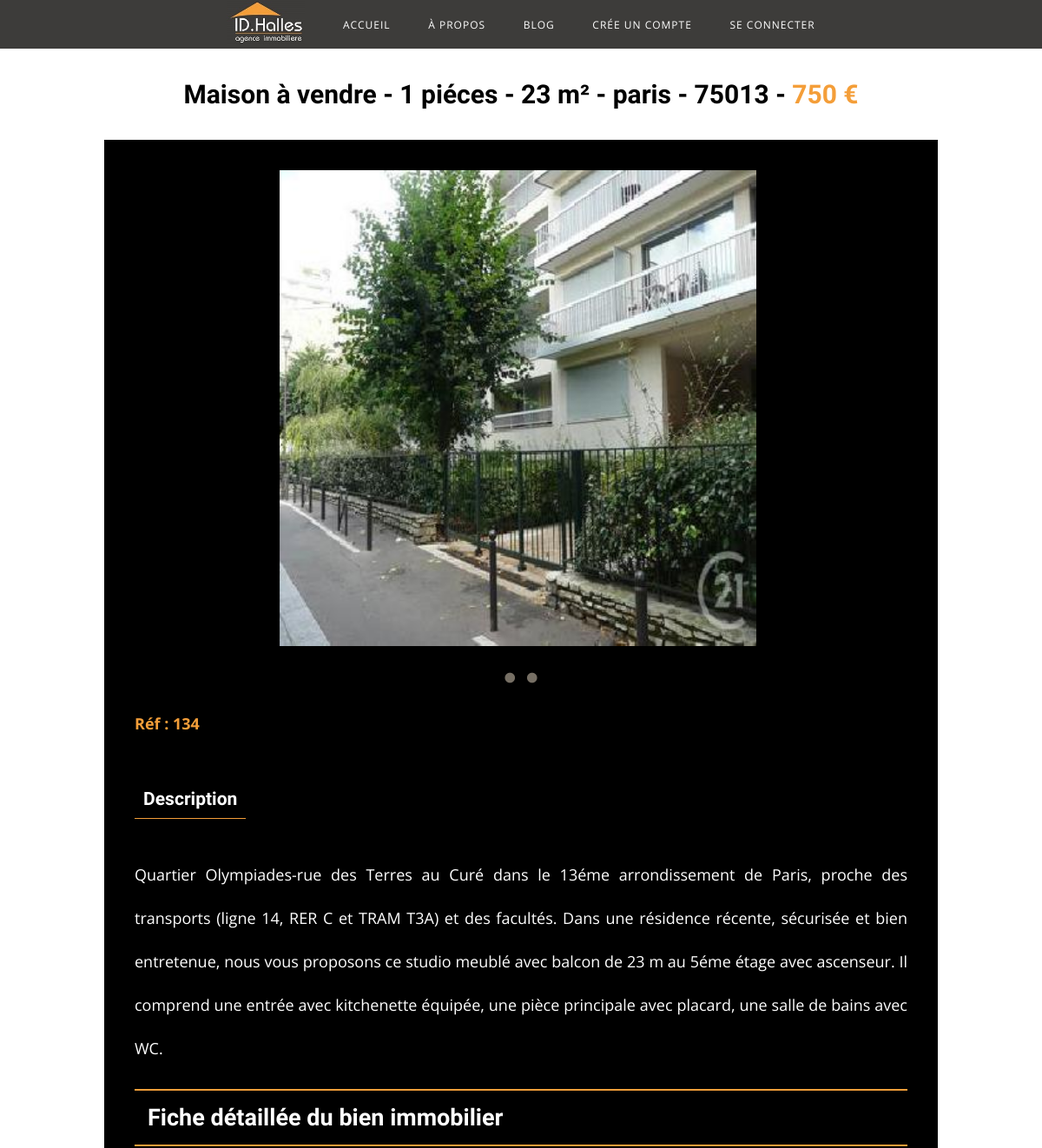
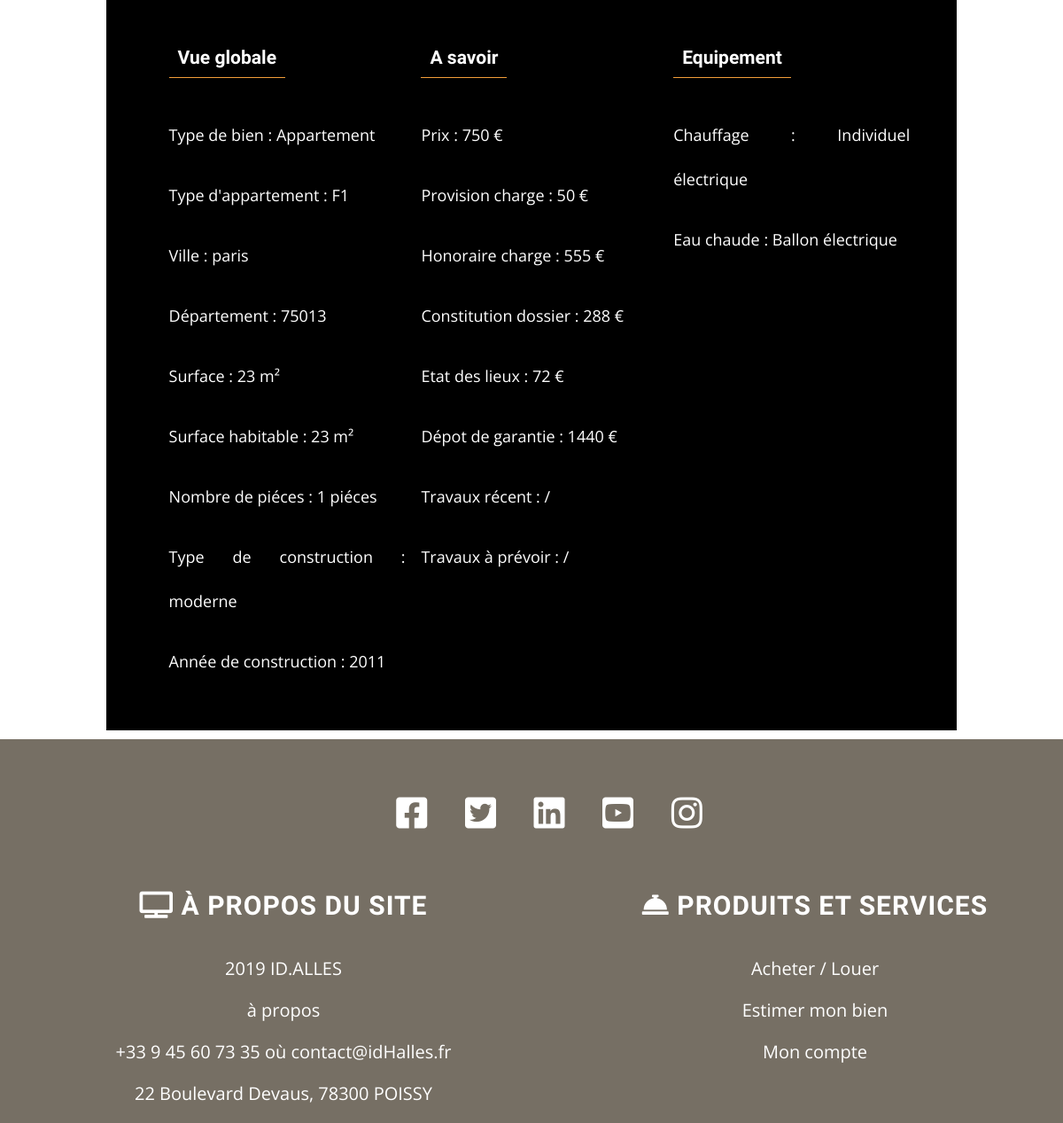
/detailsClassifiedLocation.php?id=134, run on the app's committed database (2 pictures, top to bottom).
### tables this page shows
CREATE TABLE IF NOT EXISTS `location` (
  `id` int(11) NOT NULL AUTO_INCREMENT,
  `type` varchar(250) NOT NULL,
  `typeAppartement` varchar(250) NOT NULL,
  `photo1` varchar(250) NOT NULL,
  `photo2` varchar(250) NOT NULL,
  `photo3` varchar(250) NOT NULL,
  `photo4` varchar(250) NOT NULL,
  `photo5` varchar(250) NOT NULL,
  `photo6` varchar(250) NOT NULL,
  `description` text NOT NULL,
  `ville` varchar(250) NOT NULL,
  `departement` int(11) NOT NULL,
  `surface` int(11) NOT NULL,
  `surfaceHabitable` int(11) NOT NULL,
  `nombrePiece` int(11) NOT NULL,
  `typeConstruction` varchar(250) NOT NULL,
  `anneeConstruction` int(11) NOT NULL,
  `price` int(11) NOT NULL,
  `provisionCharge` int(11) NOT NULL,
  `travauxRecent` text NOT NULL,
  `travausPrevoir` text NOT NULL,
  `honoraireCharge` int(11) NOT NULL,
  `constitutionDossier` int(11) NOT NULL,
  `etatDesLieux` int(11) NOT NULL,
  `depotGarantie` int(11) NOT NULL,
  `chauffage` varchar(250) NOT NULL,
  `eauChaude` varchar(250) NOT NULL,
  PRIMARY KEY (`id`)
);

### detailsClassifiedLocation.php (called while the page is built, shortened)
<?php
require('application/database.php');
$id=$_GET['id'];
$classified=getClassifiedLocation($id);
include 'layout.phtml';

### application/database.php (called while the page is built, shortened)
<?php
function createconnection(){
    $pdo=new PDO('mysql:host=localhost;dbname=projet;charset=utf8','root','');
    $pdo->setAttribute(PDO::ATTR_ERRMODE, PDO::ERRMODE_EXCEPTION);
    return $pdo;
}
function getClassifiedLocation($id){
    $pdo=createconnection();
    $req=$pdo->prepare('SELECT * FROM `location` WHERE id=?');
    $req->execute(array($id));
    $details=$req->fetch(PDO::FETCH_ASSOC);
    return $details;
}
?>

### detailsClassifiedLocation.phtml (the view, shortened to what this page needs)
<h1 class='entete'>Maison à vendre - <?= $classified['nombrePiece']; ?> piéces -
                <?= $classified['surface']; ?> m² - <?= $classified['ville']; ?> -
                <?= $classified['departement']; ?> - <span><?= $classified['price']; ?> €</span></h1>
		<div class='detailsClassified'>
			<section class="picturs">
				<img class="photo visible location" src="image/Location/<?= $classified['photo1']; ?>" alt=""/>
			</section>
			<section class='infoClassified'>
                        <i id="arriere" class="fas fa-circle"></i>
                       <i id="avance" class="fas fa-circle"></i>
					<div class='description'>
						<p class="reference"><span><strong>Réf : <?= $classified['id']; ?></strong></span></p>
						<h3>Description</h3>
								<p><?= $classified['description']; ?></p>
					</div>
					<h2>Fiche détaillée du bien immobilier</h2>
                       <div class='ficheDetail'>
                           <h3>Vue globale</h3>
                               <p>Type de bien : <?= $classified['type']; ?></p>
                               <p>Type d'appartement : <?= $classified['typeAppartement']; ?></p>
                               <p>Ville : <?= $classified['ville']; ?></p>
                               <p>Département : <?= $classified['departement']; ?></p>
                               <p>Surface : <?= $classified['surface']; ?> m²</p>
                               <p>Surface habitable : <?= $classified['surfaceHabitable']; ?> m²</p>
							<p>Nombre de piéces : <?= $classified['nombrePiece']; ?> piéces</p>
							<p>Type de construction : <?= $classified['typeConstruction']; ?></p>
                               <p>Année de construction : <?= $classified['anneeConstruction']; ?></p>
                       </div><div class='ficheDetail'>
                           <h3>A savoir</h3>
                               <p>Prix : <?= $classified['price']; ?> €</p>
							<p>Provision charge : <?= $classified['provisionCharge']; ?> €</p>
							<p>Honoraire charge : <?= $classified['honoraireCharge']; ?> €</p>
							<p>Constitution dossier : <?= $classified['constitutionDossier']; ?> €</p>
							<p>Etat des lieux : <?= $classified['etatDesLieux']; ?> €</p>
							<p>Dépot de garantie : <?= $classified['depotGarantie']; ?> €</p>
                               <p>Travaux récent : <?= $classified['travauxRecent']; ?></p>
                               <p>Travaux à prévoir : <?= $classified['travausPrevoir']; ?></p>
                       </div><div class='ficheDetail'>
                           <h3>Equipement</h3>
                               <p>Chauffage : <?= $classified['chauffage']; ?></p>
                               <p>Eau chaude : <?= $classified['eauChaude']; ?></p>
                       </div>
				</section>
		</div>

### css/style.css (style rules this page uses)
* { -o-box-sizing: border-box; -moz-box-sizing: border-box; -webkit-sizing: border-box; -ms-sizing: border-box; -khtml-sizing: border-box; box-sizing: border-box; outline: none; }
html { font-size:62.5%; }
body { text-align: center; margin:0; padding:0; font-family: 'Open Sans', sans-serif; }
p { line-height: 5rem; }
h1,h2,h3 { font-family: 'Amaranth', sans-serif; }
span,.partenaires .fas,strong { color:#f49e39; }
.detailsClassified { width: 80%; background-color:#000; margin:auto; color:#fff; padding:35px; font-size:1.8rem; }
.detailsClassified h2 { text-align: left; padding:15px; border-bottom:2px solid #f49e39; border-top:2px solid #f49e39; }
.infoClassified { margin-top:64%; }
.picturs { position:relative; width: 80%; margin: auto; }
.photo { position: absolute; visibility: hidden; top:60%; width: 77%; right: 12%; }
.visible { visibility: visible; }
#arriere { color:#766F64; font-size: 1.2rem; }
#avance { color:#766F64; margin-left:1%; font-size: 1.2rem; }
.ficheDetail { display: inline-block; width: 30%; vertical-align: top; text-align: justify; margin-left:2%; }
.description { text-align: justify; }
.description h3, .ficheDetail h3 { border-bottom: 1px solid #f49e39; display: inline-block; padding:10px; }
.entete { padding:15px; font-size:3rem; }

### data on the page
location: nombrePiece "1", surface "23", ville "paris", departement "75013", price "750", photo1 (picture), id "134", description "Quartier Olympiades-rue des Terres au Curé dans le 13éme arrondissement de Paris, proche des transports (ligne 14, RER C et TRAM T3A) et des facultés. Dans une résidence récente, sécurisée et bien entretenue, nous vous proposons ce studio meublé avec balcon de 23 m au 5éme étage avec ascenseur. Il comprend une entrée avec kitchenette équipée, une pièce principale avec placard, une salle de bains avec WC.", type "Appartement", typeAppartement "F1", surfaceHabitable "23", typeConstruction "moderne", anneeConstruction "2011", provisionCharge "50", honoraireCharge "555", constitutionDossier "288", etatDesLieux "72", depotGarantie "1440", travauxRecent "/", travausPrevoir "/", chauffage "Individuel électrique", eauChaude "Ballon électrique"
